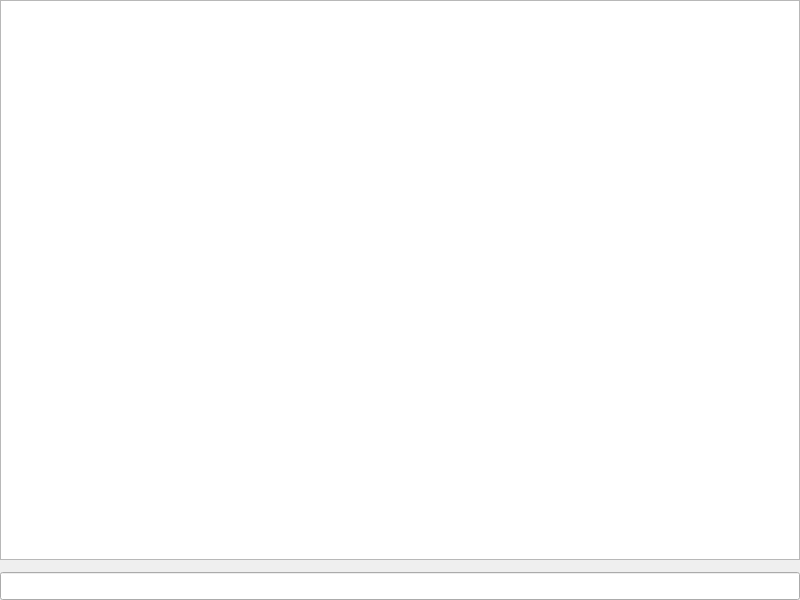
<?xml version="1.0" encoding="UTF-8"?>
<ui version="4.0">
 <class>MainWindow</class>
 <widget class="QMainWindow" name="MainWindow">
  <property name="geometry">
   <rect>
    <x>0</x>
    <y>0</y>
    <width>800</width>
    <height>600</height>
   </rect>
  </property>
  <property name="windowTitle">
   <string>MainWindow</string>
  </property>
  <widget class="QWidget" name="centralwidget">
   <widget class="QTextEdit" name="textEdit">
    <property name="enabled">
     <bool>true</bool>
    </property>
    <property name="geometry">
     <rect>
      <x>0</x>
      <y>0</y>
      <width>800</width>
      <height>560</height>
     </rect>
    </property>
   </widget>
   <widget class="QLineEdit" name="lineEdit">
    <property name="geometry">
     <rect>
      <x>0</x>
      <y>572</y>
      <width>800</width>
      <height>28</height>
     </rect>
    </property>
   </widget>
  </widget>
 </widget>
 <resources/>
 <connections/>
</ui>
